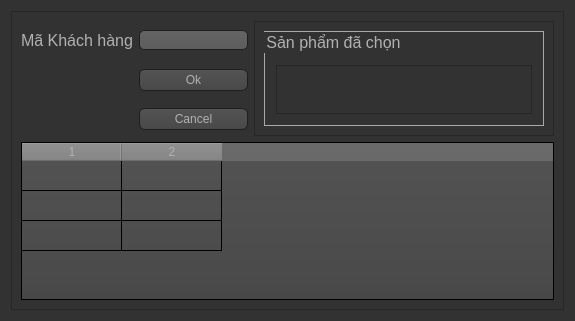
<?xml version="1.0" encoding="UTF-8"?>
<ui version="4.0">
 <class>Form</class>
 <widget class="QWidget" name="Form">
  <property name="geometry">
   <rect>
    <x>0</x>
    <y>0</y>
    <width>575</width>
    <height>321</height>
   </rect>
  </property>
  <property name="windowTitle">
   <string>Thêm hoá đơn</string>
  </property>
  <property name="autoFillBackground">
   <bool>false</bool>
  </property>
  <property name="styleSheet">
   <string notr="true">
QWidget
{
    color: #b1b1b1;
    background-color: #323232;
}

QScrollBar:horizontal {
     border: 1px solid #222222;
     background: QLinearGradient( x1: 0, y1: 0, x2: 0, y2: 1, stop: 0.0 #121212, stop: 0.2 #282828, stop: 1 #484848);
     height: 7px;
      width: 8.2px;
     margin: 0px 16px 0 16px;
}

QScrollBar::handle:horizontal
{
    background-color: #555;

      min-height: 20px;
      border-radius: 2px;
}

QScrollBar::add-line:horizontal {
      border: 1px solid #1b1b19;
      border-radius: 2px;
     background-color: #555;
      width: 14px;
      subcontrol-position: right;
      subcontrol-origin: margin;
}

QScrollBar::sub-line:horizontal {
      border: 1px solid #1b1b19;
      border-radius: 2px;
     background-color: #555;
      width: 14px;
     subcontrol-position: left;
     subcontrol-origin: margin;
}

QScrollBar::right-arrow:horizontal, QScrollBar::left-arrow:horizontal
{
      border: 1px solid black;
      width: 1px;
      height: 1px;
      background: none;
}

QScrollBar::add-page:horizontal, QScrollBar::sub-page:horizontal
{
      background: none;
}

QScrollBar:vertical
{
      background: QLinearGradient( x1: 0, y1: 0, x2: 1, y2: 0, stop: 0.0 #121212, stop: 0.2 #282828, stop: 1 #484848);
      width: 8.2px;
      margin: 16px 0 16px 0;
      border: 1px solid #222222;
}

QScrollBar::handle:vertical
{
      background-color: #555;
      min-height: 20px;
      border-radius: 2px;
}

QScrollBar::add-line:vertical
{
      border: 1px solid #1b1b19;
      border-radius: 2px;
      background-color: #555;
      height: 14px;
      subcontrol-position: bottom;
      subcontrol-origin: margin;
}

QScrollBar::sub-line:vertical
{
      border: 1px solid #1b1b19;
      border-radius: 2px;
      background-color: #555;
      height: 14px;
      subcontrol-position: top;
      subcontrol-origin: margin;
}

QScrollBar::up-arrow:vertical, QScrollBar::down-arrow:vertical
{
      border: none;
      width: 1px;
      height: 1px;
      background: none;
}


QScrollBar::add-page:vertical, QScrollBar::sub-page:vertical
{
      background: none;
}
</string>
  </property>
  <layout class="QVBoxLayout" name="verticalLayout_2">
   <item>
    <widget class="QFrame" name="frame">
     <property name="frameShape">
      <enum>QFrame::StyledPanel</enum>
     </property>
     <property name="frameShadow">
      <enum>QFrame::Raised</enum>
     </property>
     <layout class="QGridLayout" name="gridLayout_2">
      <item row="3" column="0" colspan="4">
       <widget class="QTableWidget" name="table">
        <property name="styleSheet">
         <string notr="true">QTableWidget{
color: #b1b1b1;
    background-color: QLinearGradient( x1: 0, y1: 0, x2: 0, y2: 1, stop: 0 #565656, stop: 0.1 #525252, stop: 0.5 #4e4e4e, stop: 0.9 #4a4a4a, stop: 1 #464646);
    border-width: 1px;
    border-color: #1e1e1e;
}

QTableWidget:item::pressed{
    border-color: #1e1e1e;
}

QTableWidget QTableCornerButton::section {
     background-color: QLinearGradient( x1: 0, y1: 0, x2: 0, y2: 1, stop: 0 #565656, stop: 0.1 #525252, stop: 0.5 #4e4e4e, stop: 0.9 #4a4a4a, stop: 1 #464646);
}
QHeaderView, QHeaderView::section {
    background-color: rgba(128, 128, 128, 128);
}

</string>
        </property>
        <property name="editTriggers">
         <set>QAbstractItemView::NoEditTriggers</set>
        </property>
        <property name="alternatingRowColors">
         <bool>false</bool>
        </property>
        <property name="selectionMode">
         <enum>QAbstractItemView::SingleSelection</enum>
        </property>
        <property name="selectionBehavior">
         <enum>QAbstractItemView::SelectRows</enum>
        </property>
        <property name="gridStyle">
         <enum>Qt::SolidLine</enum>
        </property>
        <property name="cornerButtonEnabled">
         <bool>true</bool>
        </property>
        <property name="rowCount">
         <number>3</number>
        </property>
        <property name="columnCount">
         <number>2</number>
        </property>
        <attribute name="horizontalHeaderVisible">
         <bool>true</bool>
        </attribute>
        <attribute name="horizontalHeaderCascadingSectionResizes">
         <bool>false</bool>
        </attribute>
        <attribute name="horizontalHeaderHighlightSections">
         <bool>true</bool>
        </attribute>
        <attribute name="horizontalHeaderStretchLastSection">
         <bool>false</bool>
        </attribute>
        <attribute name="verticalHeaderVisible">
         <bool>false</bool>
        </attribute>
        <attribute name="verticalHeaderStretchLastSection">
         <bool>false</bool>
        </attribute>
        <row/>
        <row/>
        <row/>
        <column/>
        <column/>
        <item row="0" column="0">
         <property name="text">
          <string/>
         </property>
        </item>
       </widget>
      </item>
      <item row="0" column="1" colspan="2">
       <widget class="QLineEdit" name="makh_lnedit">
        <property name="styleSheet">
         <string notr="true">QLineEdit{
background-color: QLinearGradient( x1: 0, y1: 0, x2: 0, y2: 1, stop: 0 #4d4d4d, stop: 0 #646464, stop: 1 #5d5d5d);
    padding: 1px;
    border-style: solid;
    border: 1px solid #1e1e1e;
    border-radius: 5;
}

QLineEdit:hover{
	border-color: #cc8400
}</string>
        </property>
        <property name="readOnly">
         <bool>false</bool>
        </property>
       </widget>
      </item>
      <item row="0" column="3" rowspan="3">
       <widget class="QFrame" name="frame_2">
        <property name="frameShape">
         <enum>QFrame::StyledPanel</enum>
        </property>
        <property name="frameShadow">
         <enum>QFrame::Raised</enum>
        </property>
        <layout class="QGridLayout" name="gridLayout">
         <item row="0" column="0">
          <widget class="QGroupBox" name="groupBox">
           <property name="font">
            <font>
             <pointsize>12</pointsize>
            </font>
           </property>
           <property name="styleSheet">
            <string notr="true">QGroupBox
{
    border: 1px solid darkgray;

}

QGroupBox:focus
{
    border: 1px solid darkgray;
}</string>
           </property>
           <property name="title">
            <string>Sản phẩm đã chọn</string>
           </property>
           <layout class="QVBoxLayout" name="verticalLayout">
            <item>
             <widget class="QListWidget" name="listWidget"/>
            </item>
           </layout>
          </widget>
         </item>
        </layout>
       </widget>
      </item>
      <item row="0" column="0">
       <widget class="QLabel" name="label">
        <property name="font">
         <font>
          <pointsize>12</pointsize>
         </font>
        </property>
        <property name="styleSheet">
         <string notr="true"/>
        </property>
        <property name="text">
         <string>Mã Khách hàng</string>
        </property>
        <property name="alignment">
         <set>Qt::AlignRight|Qt::AlignTrailing|Qt::AlignVCenter</set>
        </property>
       </widget>
      </item>
      <item row="1" column="1" colspan="2">
       <widget class="QPushButton" name="ok_btn">
        <property name="styleSheet">
         <string notr="true">QPushButton
{
    color: #b1b1b1;
    background-color: QLinearGradient( x1: 0, y1: 0, x2: 0, y2: 1, stop: 0 #565656, stop: 0.1 #525252, stop: 0.5 #4e4e4e, stop: 0.9 #4a4a4a, stop: 1 #464646);
    border-width: 1px;
    border-color: #1e1e1e;
    border-style: solid;
    border-radius: 6;
    padding: 3px;
    font-size: 12px;
    padding-left: 5px;
    padding-right: 5px;
    min-width: 40px;
}

QPushButton:pressed
{
    background-color: QLinearGradient( x1: 0, y1: 0, x2: 0, y2: 1, stop: 0 #2d2d2d, stop: 0.1 #2b2b2b, stop: 0.5 #292929, stop: 0.9 #282828, stop: 1 #252525);
}

QPushButton:hover{
	border-color: #cc8400
}</string>
        </property>
        <property name="text">
         <string>Ok</string>
        </property>
       </widget>
      </item>
      <item row="2" column="1" colspan="2">
       <widget class="QPushButton" name="cancel_btn">
        <property name="styleSheet">
         <string notr="true">QPushButton
{
    color: #b1b1b1;
    background-color: QLinearGradient( x1: 0, y1: 0, x2: 0, y2: 1, stop: 0 #565656, stop: 0.1 #525252, stop: 0.5 #4e4e4e, stop: 0.9 #4a4a4a, stop: 1 #464646);
    border-width: 1px;
    border-color: #1e1e1e;
    border-style: solid;
    border-radius: 6;
    padding: 3px;
    font-size: 12px;
    padding-left: 5px;
    padding-right: 5px;
    min-width: 40px;
}

QPushButton:pressed
{
    background-color: QLinearGradient( x1: 0, y1: 0, x2: 0, y2: 1, stop: 0 #2d2d2d, stop: 0.1 #2b2b2b, stop: 0.5 #292929, stop: 0.9 #282828, stop: 1 #252525);
}

QPushButton:hover{
	border-color: #cc8400
}</string>
        </property>
        <property name="text">
         <string>Cancel</string>
        </property>
       </widget>
      </item>
     </layout>
    </widget>
   </item>
  </layout>
 </widget>
 <resources/>
 <connections/>
</ui>
